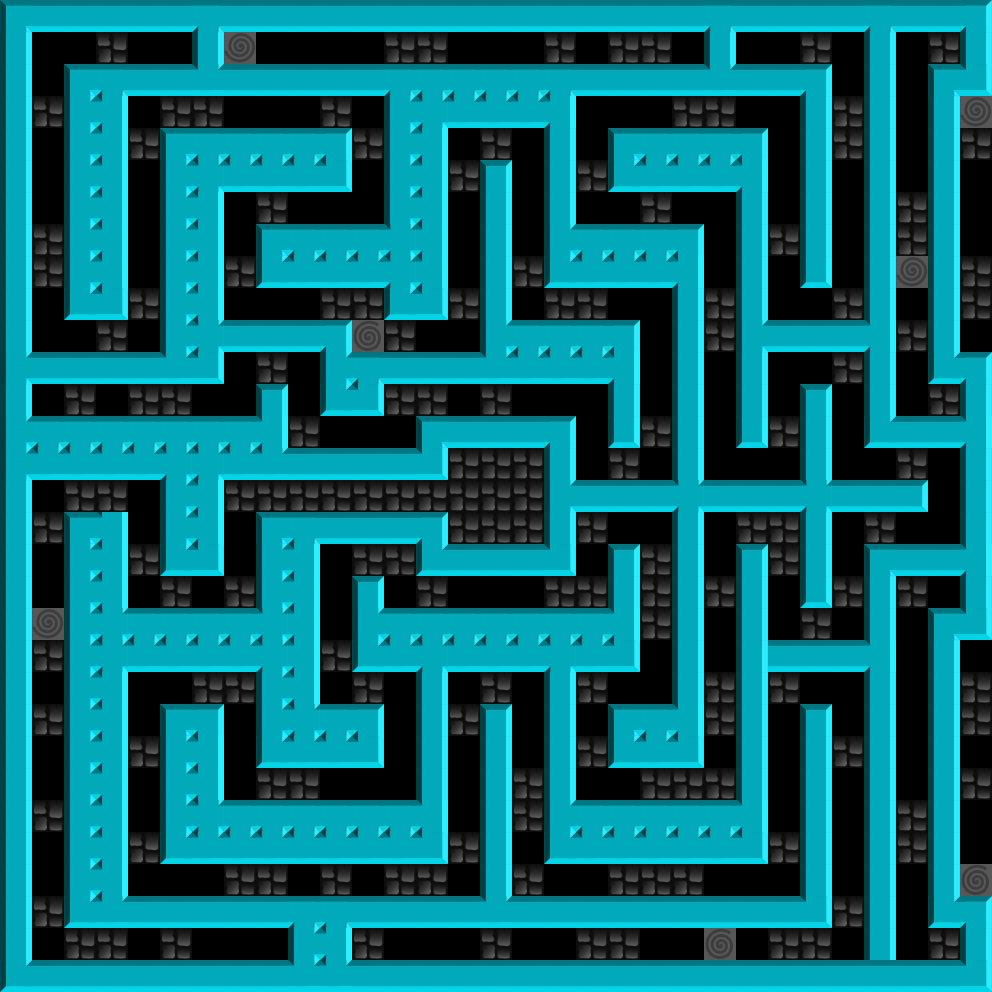

A 2D game scene composited from a Tiled map and its tileset images. What follows is a short description and the map's XML, with each tile layer's data collapsed to a summary:
An orthogonal 31x31 tile map with 32x32 px tiles, 1 tile layer (Kachelebene 1).

<map version="1.0" orientation="orthogonal" width="31" height="31" tilewidth="32" tileheight="32">
 <tileset firstgid="1" name="tiles1" tilewidth="32" tileheight="32">
  <image source="tiles1.png" width="192" height="768" />
  <tile id="108">
   <properties>
    <property name="walkable" value="1" />
   </properties>
  </tile>
  <tile id="109">
   <properties>
    <property name="spawn" value="1" />
    <property name="walkable" value="1" />
   </properties>
  </tile>
  <tile id="110">
   <properties>
    <property name="fallable" value="1" />
    <property name="walkable" value="1" />
   </properties>
  </tile>
  <tile id="115">
   <properties>
    <property name="walkable" value="1" />
   </properties>
  </tile>
 </tileset>
 <layer name="Kachelebene 1" width="31" height="31">
  <data>[961 cells, 961 non-empty, 20 distinct tile ids]</data>
 </layer>
</map>
